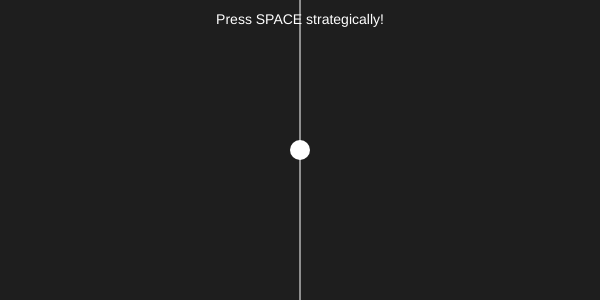
Frame 1 (no input)
Frame 60 (no input): identical to frame 1, image omitted
Frame 120 (the mouse pressed at the canvas centre since frame 60): identical to frame 1, image omitted

The p5.js sketch that drew this single still picture (run headless with seeded random() and noise() and a simulated clock; from frame 60 on, the mouse is pressed at the canvas centre):

// p5.js sketch
// ── sketch.js
let markerX;

function setup() {
  createCanvas(600, 300);
  markerX = width / 2;
  textAlign(CENTER, CENTER);
}

function draw() {
  background(30);

  // Mid line
  stroke(255);
  line(width / 2, 0, width / 2, height);

  // Marker
  noStroke();
  fill(255);
  ellipse(markerX, height / 2, 20, 20);

  // Win check
  if (markerX < 0) {
    textSize(32);
    text("Player Right Wins!", width / 2, height / 2);
    noLoop();
  } else if (markerX > width) {
    textSize(32);
    text("Player Left Wins!", width / 2, height / 2);
    noLoop();
  }

  textSize(14);
  text("Press SPACE strategically!", width / 2, 20);
}

function keyPressed() {
  if (key === ' ') {
    if (markerX < width / 2) {
      markerX += 15; // push right
    } else {
      markerX -= 15; // push left
    }
  }
}
